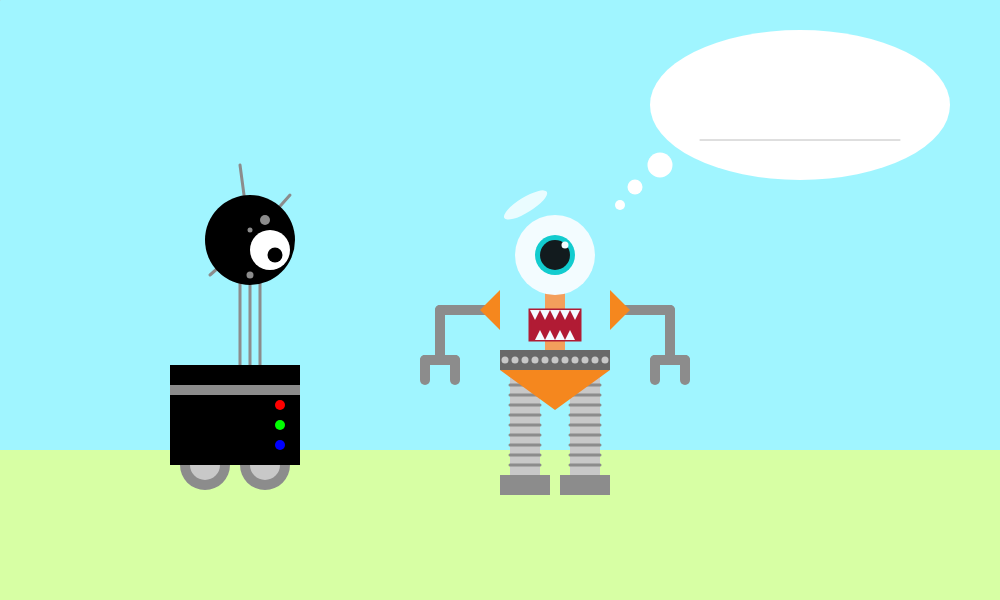
Frame 1 (no input)
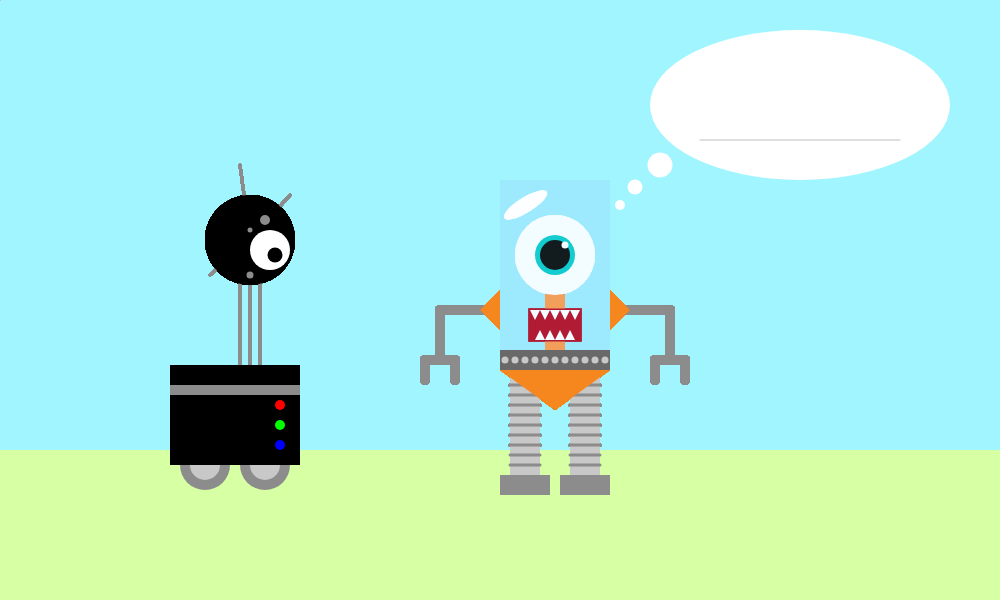
Frame 60 (no input)
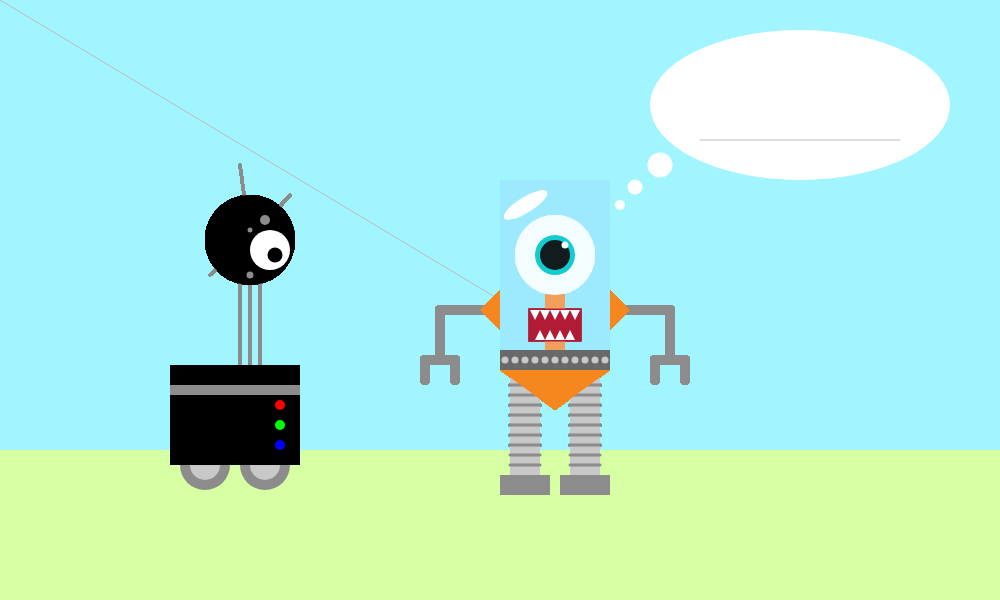
Frame 120 (the mouse pressed at the canvas centre since frame 60)

The p5.js sketch that drew these frames (run headless with seeded random() and noise() and a simulated clock; from frame 60 on, the mouse is pressed at the canvas centre):

// p5.js sketch
// ── sketch.js
function setup() {
	// define artboard size
	createCanvas(1000,600);
	// Set here the values that are not changing all over the sketch
	background(160, 245, 255);

	//cloud
	noStroke();
	fill(255, 255, 255);
	ellipse(620, 205, 10);
	ellipse(635, 187, 15);
	ellipse(660, 165, 25);
	ellipse(800, 105, 300, 150);

	strokeWeight(1);
	stroke(190, 190, 190);
	line(700, 140, 900, 140);
}

function draw() {
fill(250, 0, 0);

	//floor
	fill(215, 255, 164);
	noStroke();
	rect(0, height-150, width, 150);

	//Neck
	fill(140, 140, 140);
	stroke(140, 140, 140);
	strokeWeight(3);
	line(250, 285, 250, 365);
	line(240, 275, 240, 365);
	line(260, 275, 260, 365);

	//antenna
	line(250, 240, 210, 275);
	line(250, 240, 290, 195);
	line(250, 240, 240, 165);


	//Wheel
	fill(140, 140, 140);
	noStroke();
	ellipse(205, 465, 50, 50);
	ellipse(265, 465, 50, 50);

	fill(200, 200, 200);
	ellipse(205, 465, 30, 30);
	ellipse(265, 465, 30, 30);

	//Body
	fill(0, 0, 0);
	rect(170, 365, 130, 100);
	fill(140, 140, 140);
	rect(170, 385, 130, 10);

	//buttons
	fill(255, 0, 0);
	ellipse(280, 405, 10);
	fill(0, 255, 0);
	ellipse(280, 425, 10);
	fill(0, 0, 255);
	ellipse(280, 445, 10);



	//Head
	fill(0, 0, 0);
	ellipse(250, 240, 90, 90);

	fill(140, 140, 140);
	ellipse(265, 220, 10, 10);
	ellipse(250, 230, 5, 5);
	ellipse(250, 275, 7, 7);

	//eye
	fill(255, 255, 255);
	ellipse(270, 250, 40, 40);
	fill(0, 0, 0);
	ellipse(275, 255, 15, 15);

	//second robot
	//neck2fill(0, 0, 0);
	fill(255, 150, 70);
	rect(545, 290, 20, 60);

	// right legs
	fill(200, 200, 200);
	rect(570, 350, 30, 130);
	stroke(140, 140, 140);
	strokeWeight(3);
	line(570, 455, 600, 455);
	line(570, 445, 600, 445);
	line(570, 435, 600, 435);
	line(570, 425, 600, 425);
	line(570, 415, 600, 415);
	line(570, 405, 600, 405);
	line(570, 395, 600, 395);
	line(570, 385, 600, 385);
	line(570, 375, 600, 375);
	line(570, 465, 600, 465);



//left legs
	noStroke();
	fill(200, 200, 200);
	rect(510, 350, 30, 130);
	stroke(140, 140, 140);
	strokeWeight(3);
	line(510, 455, 540, 455);
	line(510, 445, 540, 445);
	line(510, 435, 540, 435);
	line(510, 425, 540, 425);
	line(510, 415, 540, 415);
	line(510, 405, 540, 405);
	line(510, 395, 540, 395);
	line(510, 385, 540, 385);
	line(510, 375, 540, 375);
	line(510, 465, 540, 465);


	//bacino
	noStroke();
	fill(245, 135, 30);
	triangle(500, 370, 610, 370, 555, 410);


	//head2
	fill(255, 255, 255);
	ellipse(555, 255, 80);
	fill(0, 200, 200);
	ellipse(555, 255, 40);
	fill(0, 0, 0);
	ellipse(555, 255, 30);
	fill(255, 255, 255);
	ellipse(565, 245, 7);

	//body2
	fill(105, 105, 105);
	rect(500, 350, 110, 20);

	fill(200, 200, 200);
	ellipse(515, 360, 7);
	ellipse(525, 360, 7);
	ellipse(535, 360, 7);
	ellipse(545, 360, 7);
	ellipse(555, 360, 7);
	ellipse(565, 360, 7);
	ellipse(575, 360, 7);
	ellipse(585, 360, 7);
	ellipse(595, 360, 7);
	ellipse(605, 360, 7);
	ellipse(505, 360, 7);

//mouth
fill(180, 0, 25);
strokeWeight(3);
stroke(180, 0, 25)
rect(530, 310, 50, 30);

//teeth
noStroke();
fill(255, 255, 255);
triangle(530, 310, 540, 310, 535, 320);
triangle(540, 310, 550, 310, 545, 320);
triangle(550, 310, 560, 310, 555, 320);
triangle(560, 310, 570, 310, 565, 320);
triangle(570, 310, 580, 310, 575, 320);

triangle(535, 340, 545, 340, 540, 330);
triangle(545, 340, 555, 340, 550, 330);
triangle(555, 340, 565, 340, 560, 330);
triangle(565, 340, 575, 340, 570, 330);


	//foot
	fill(140, 140, 140);
	rect(500, 475, 50, 20);
	rect(560, 475, 50, 20);

	//arms
	stroke(140, 140, 140);
	strokeWeight(10);
	line(490, 310, 440, 310);
	line(440, 360, 440, 310);

	line(620, 310, 670, 310);
	line(670, 360, 670, 310);

		//hands
	line(655, 360, 685, 360);
	line(655, 360, 655, 380);
	line(685, 360, 685, 380);

	line(425, 360, 455, 360);
	line(425, 360, 425, 380);
	line(455, 360, 455, 380);

		//Shoulder
noStroke();
	fill(245, 135, 30);
	triangle(500, 290, 480, 310, 500, 330);
	triangle(610, 290, 630, 310, 610, 330);

	//write
	strokeWeight(1);
	stroke(190, 190, 190);
	line(pmouseX, pmouseY, mouseX, mouseY);

	//mirror
	noStroke();
	fill(150, 224, 255, 30);
	rect(500, 180, 110, 170);

	translate(425, -15);
	rotate(45);
	fill(255, 255, 255, 200);
	ellipse(240, 30, 15, 50);







}
